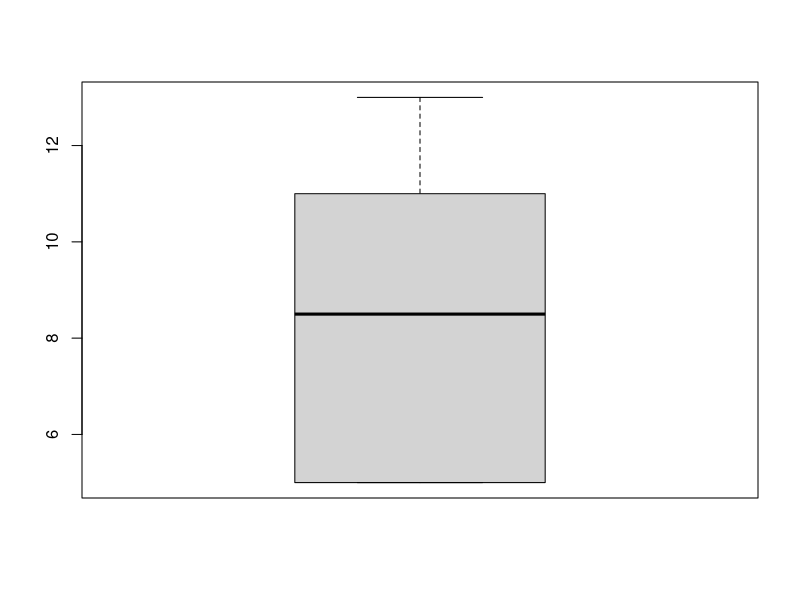
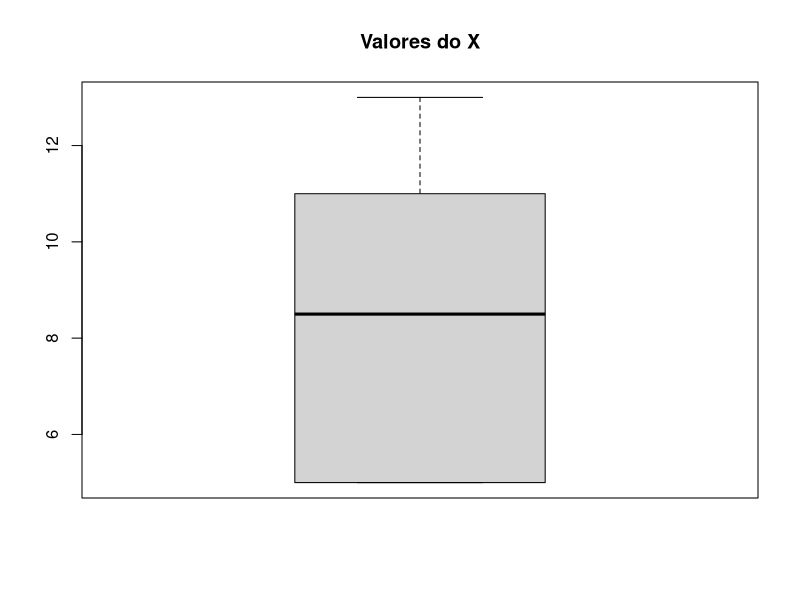
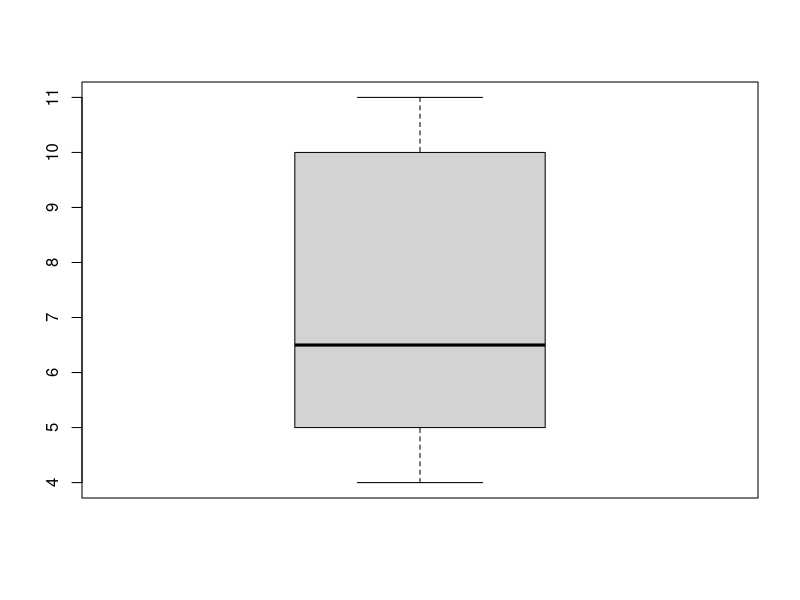
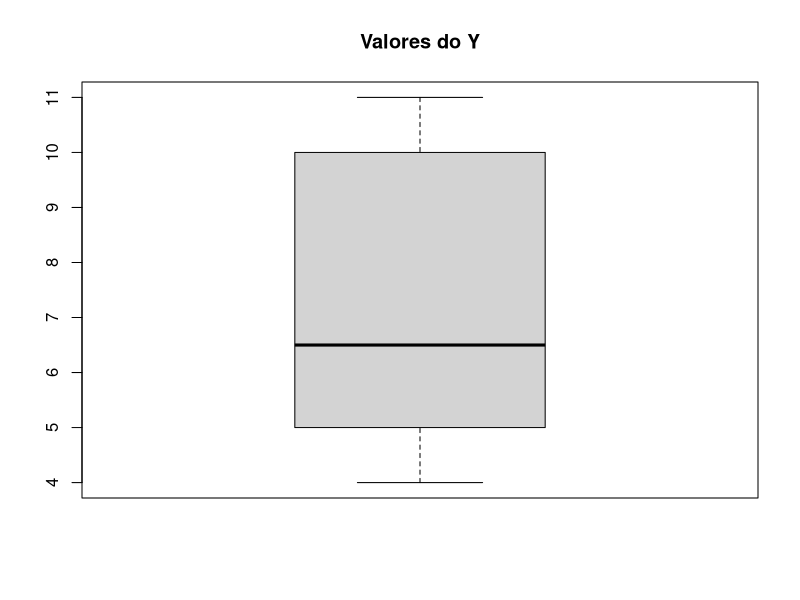
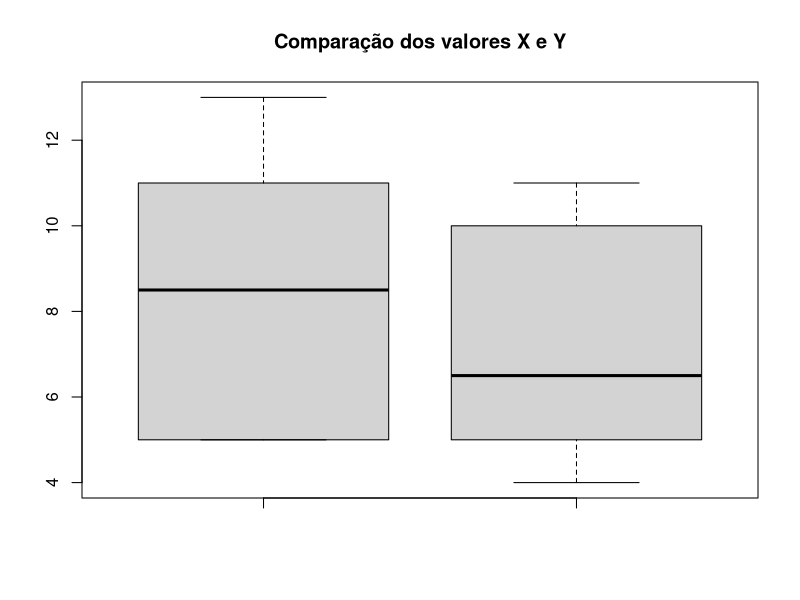

These charts were generated, in order, by the following R code:
# 2ª Atividade

# Você trabalha numa empresa de manipulação de dados e como analista de dados está acostumado a 
# receber os mais diversos tipos de pedidos, desde procedures em SQL, rotinas de ETL e, também, 
# como nesse caso, conjuntos de dados para gerar gráficos e entregar à área de marketing que está 
# desenvolvendo um importante projeto, comparando faixas de markup entre produtos de concorrentes. 
# Então, eles lhe passaram dois conjuntos de dados a saber:

x = c(5,5,5,13,7,11,11,9,8,9)
y = c(11,8,4,5,9,5,10,5,4,10)
  
  
#  Ambos possuem 10 elementos cada, representados por 2 vetores.
#  Pede-se que você prepare e apresente a visualização:
    
# 1. Utilize a linguagem R para plotar X e Y em gráficos diferentes utilizando BOXPLOT.
boxplot(x)

boxplot(x, main = "Valores do X")


boxplot(y)

boxplot(y, main = "Valores do Y")

# 2. Usando R, plote a comparação de X e Y no mesmo gráfico utilizando BOXPLOT.
boxplot(x,y, main = "Comparação dos valores X e Y")


